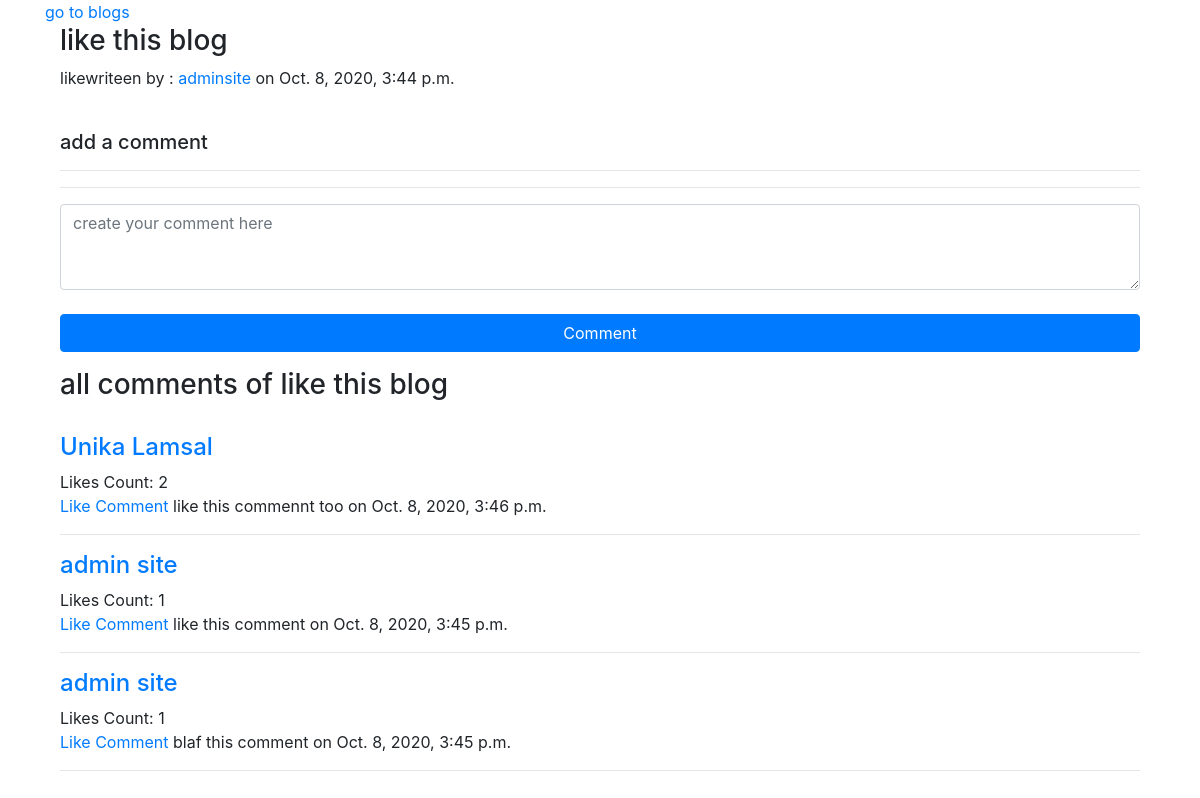
The app's page /view_blog/3 (signed in) with its own data.
### home/models.py (models this page shows, shortened)
class Blog(models.Model):
    aurthor = models.ForeignKey(User , null=True , on_delete=models.CASCADE)
    title = models.CharField(max_length=20)
    content = models.TextField()
    time = models.DateTimeField(auto_now_add=True)
    def __str__(self):
        return (self.title)

class Comment(models.Model):
    post = models.ForeignKey(Blog , null=True ,blank=True, related_name='comments', on_delete=models.CASCADE)
    name = models.ForeignKey(User, on_delete=models.CASCADE, null=True, blank=True)
    content = models.TextField(null=True,blank=True)
    date_added = models.DateTimeField(auto_now_add=True)
    like = models.ManyToManyField(User , related_name='likes')

### home/views.py (the view, shortened to what this page needs)
# urls.py: path('view_blog/<int:pk_second>', views.view_blog, name='view_blog'),
def view_blog(request, pk_second):
    if request.user.is_anonymous:
        return redirect("login")
    else:
        blog = Blog.objects.get(pk=pk_second)
        author = request.user
        commenty = blog.comments.annotate(count=Count('like')).order_by('-count')
        form = Comments(initial={'post': blog})
        context = {'blog': blog, 'commenty': commenty,
                   'form': form, 'aurthor': author}
        return render(request, 'view_blog.html', context)

### home/forms.py
class Comments(forms.ModelForm):
    class Meta:
        model = Comment
        fields = ('post','content')
        widgets={
        'post' : forms.Select(attrs={'class':'form-control' ,'placeholder':' Name'}),
        'content' : forms.Textarea(attrs={'class':'form-control' , 'rows' : 3 ,'placeholder':'create your comment here'}),
        }

### templates/view_blog.html (shortened to what this page needs)
<html>
<head>
    <link rel="stylesheet" href="https://stackpath.bootstrapcdn.com/bootstrap/4.5.2/css/bootstrap.min.css"
>
</head>
<body class='container'>
    <a href="/blogs"> go to blogs</a>
    <div class="container">
        <h3>{{blog.title}}</h3>
        <p style="white-space:pre-wrap">{{blog.content}}writeen by : <a
                href='{% url "user_profile" blog.aurthor.id %}'>{{blog.aurthor.first_name}}{{blog.aurthor.last_name}}</a> on {{blog.time}} </p>
        <br>
        <h5>
            add a comment
        </h5>
        <form method="POST">
            <hr>
            <hr>
            {{form.content}}
            <br>
            <button value="submit" type='submit' class="btn btn-primary btn-block">Comment </button>
        </form>
        {% if commenty %}
        <h3>
            all comments of {{blog.title}}
        </h3>
        <br>
        {% for comment in commenty %}
        {%if comment.name %}
        <h4><a href='{% url "user_profile" comment.name.id %}'>{{ comment.name.first_name }}
                {{ comment.name.last_name }}</h4> </a>
        Likes Count: {{comment.like.all | length}} <br>
        {%if request.user in comment.like.all %}
        <a href="#">Liked Comment</a>
        {%else %}
        <a href="{{blog.pk}}/like/{{comment.pk}}">Like Comment</a>
        {%endif %}
        {%else %}
        <h4>Guest </h4>
        {%endif %}
        {{ comment.content }}
        on
        {{ comment.date_added }}
        <hr>
        {% endfor %}
        {% else %}
        <h1>
            No Comments till now
        </h1>
        {% endif %}
    </div>
</body>
</html>

### records on screen
Blog: title "like this blog", content "like", aurthor.first_name "admin", aurthor.last_name "site", time "Oct. 8, 2020, 3:44 p.m."
Comment: name.first_name "Unika", name.last_name "Lamsal", like.all|length "2", content "like this commennt too", date_added "Oct. 8, 2020, 3:46 p.m."
Comment: name.first_name "admin", name.last_name "site", like.all|length "1", content "like this comment", date_added "Oct. 8, 2020, 3:45 p.m."
Comment: name.first_name "admin", name.last_name "site", like.all|length "1", content "blaf this comment", date_added "Oct. 8, 2020, 3:45 p.m."
